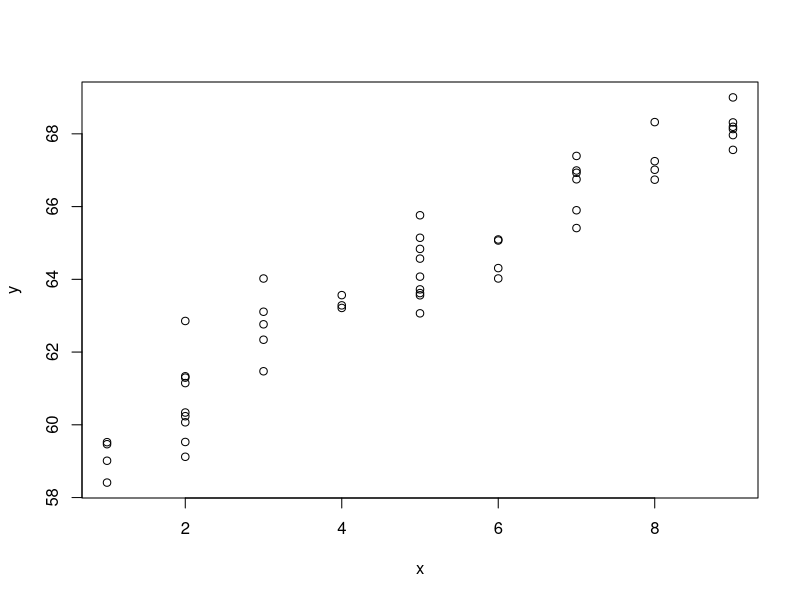
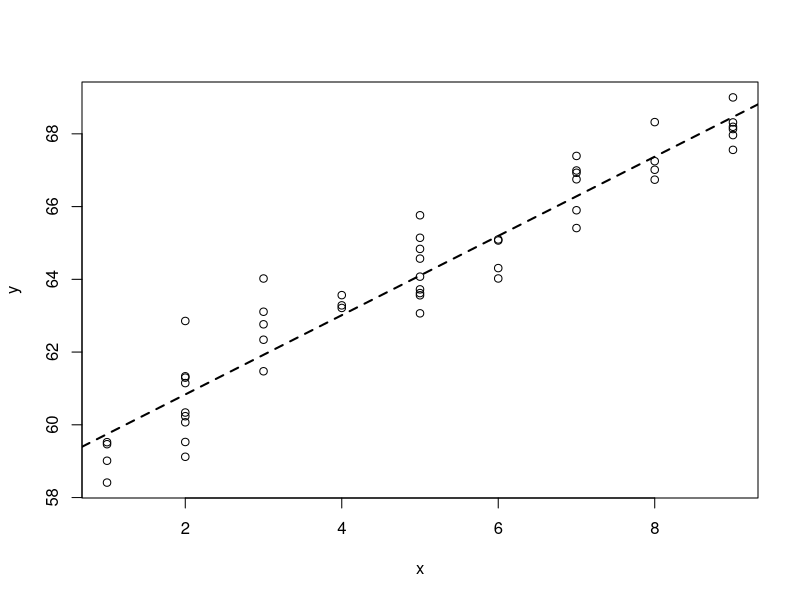
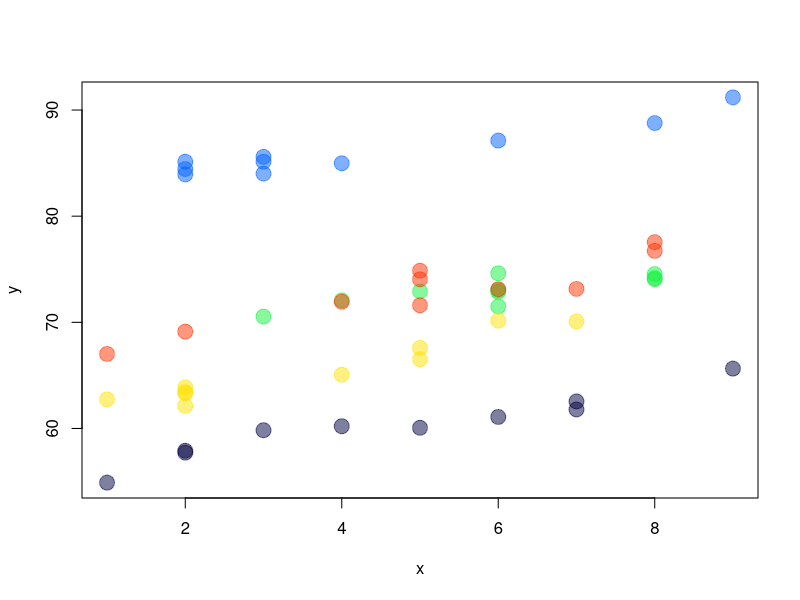
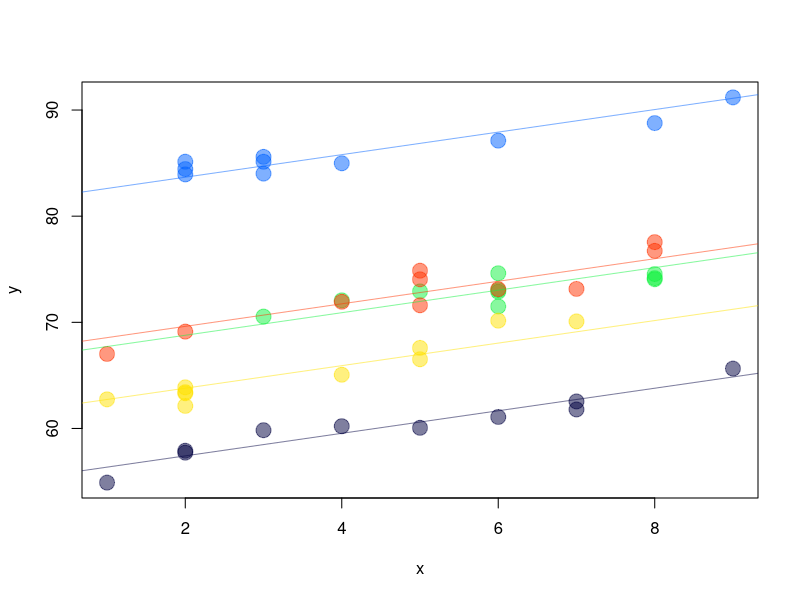
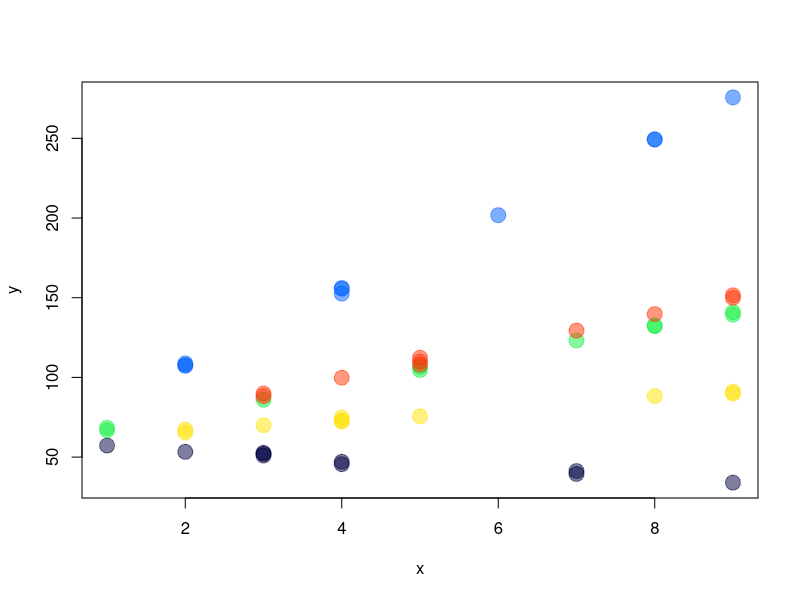
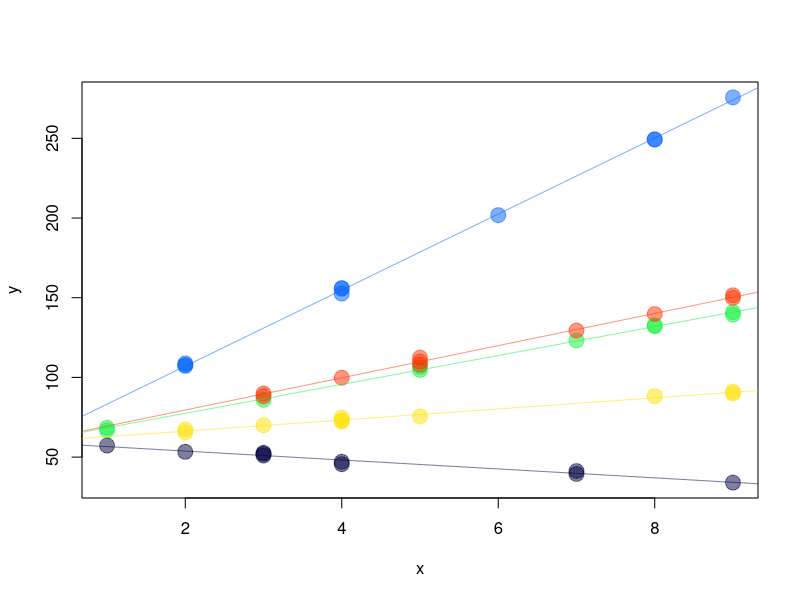
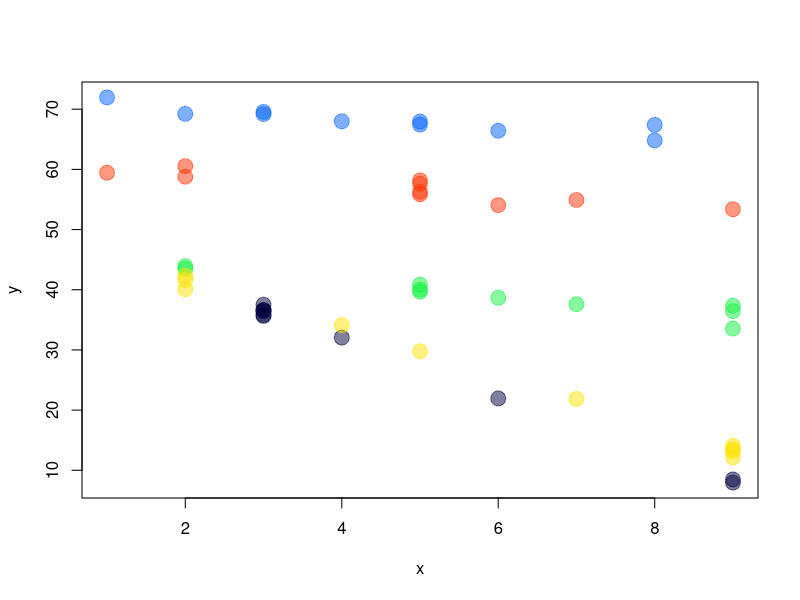
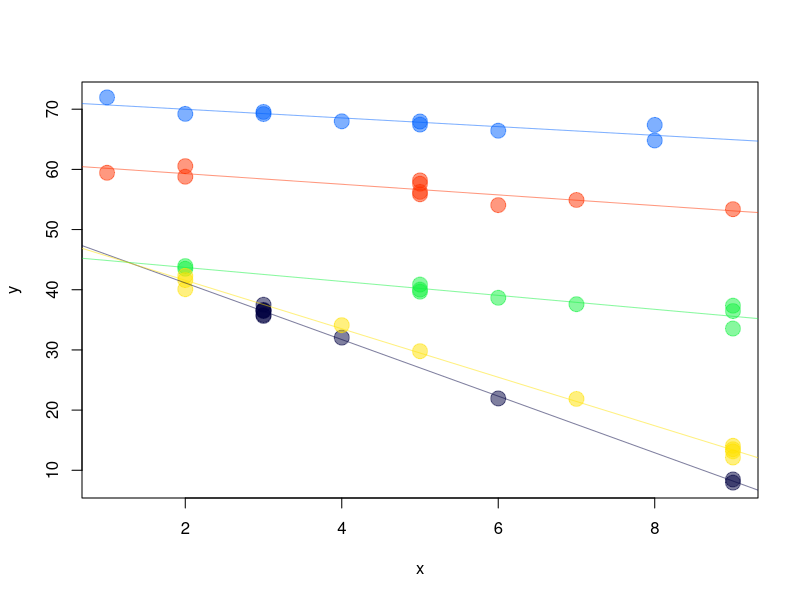

Generate these figures, in order, with R:
## ---- chunk 1
knitr::opts_chunk$set(echo = TRUE, fig.width=6, fig.height=5)
## ---- chunk 2
n <- 50
x <- sample(1:9, size=n, replace=TRUE) # Uniforme discreta [1, 9]
sig <- 1
media <- 59 + 1 * x
y <- rnorm(n=n, mean=media, sd=sig)
## ---- chunk 3
plot(y ~ x)
## ---- chunk 4
mod1 <- lm(y ~ x)
c(mod1$coef, sigma=summary(mod1)$sigma)
## ---- chunk 5
plot(y ~ x)
abline(mod1, lty='dashed', lwd=2)
## ---- chunk 6
sig <- 1
sd_b0 <- 10
ng <- 5        # número de grupos
ni <- 10       # número de obs por grupo
n <- ng * ni   # número de obs total
grupo <- rep(1:5, each=ni) # Variable de agrupación
x <- sample(1:9, size=n, replace=TRUE)
b0 <- rnorm(n=ng, mean=0, sd=sd_b0)  # Vector con los cinco b0
b0_rep <- rep(b0, each=ni)           # Vector con los b0 repetidos
media <- 59 + 1 * x + b0_rep
y <- rnorm(n=n, mean=media, sd=sig)
dt <- data.frame(grupo=grupo, x=x, b0_rep, y=y)
## ---- chunk 7
dt[1:15, ]
## ---- chunk 8
colores <- c("#00004080", "#0063FF80", "#13F24080", "#FFE20180", "#FF330080")
with(dt, plot(y ~ x, pch=20, col=colores[dt$grupo], cex=3))
## ---- chunk 9
library(nlme)
mod2 <- lme(y ~ x, random = ~ 1 | grupo, data=dt)
summary(mod2)
## ---- chunk 10
fixef(mod2)
## ---- chunk 11
cbind(ranef(mod2), b0)
## ---- chunk 12
coef(mod2)
## ---- chunk 13
coef <- coef(mod2)
with(dt, plot(y ~ x, pch=20, col=colores[dt$grupo], cex=3))
for (i in 1:5) abline(a=coef[i, 1], b=coef[i, 2], col=colores[i])
## ---- chunk 14
sig <- 1
sd_b1 <- 5
ng <- 5
ni <- 10
n <- ng * ni
grupo <- rep(1:5, each=ni)
n <- ng * ni
x <- sample(1:9, size=n, replace=TRUE)
b1 <- rnorm(n=ng, mean=0, sd=sd_b0)
b1_rep <- rep(b0, each=ni)
media <- 59 + 1 * x + b1_rep * x
y <- rnorm(n=n, mean=media, sd=sig)
dt <- data.frame(grupo=grupo, x=x, b1_rep, y=y)
## ---- chunk 15
dt[1:15, ]
## ---- chunk 16
with(dt, plot(y ~ x, pch=20, col=colores[dt$grupo], cex=3))
## ---- chunk 17
mod3 <- lme(y ~ x, random = ~ -1 + x | grupo, data=dt)
summary(mod3)
## ---- chunk 18
fixef(mod3)
## ---- chunk 19
cbind(ranef(mod3), b1)
## ---- chunk 20
coef(mod3)
## ---- chunk 21
coef <- coef(mod3)
with(dt, plot(y ~ x, pch=20, col=colores[dt$grupo], cex=3))
for (i in 1:5) abline(a=coef[i, 1], b=coef[i, 2], col=colores[i])
## ---- chunk 22
ng <- 5
ni <- 10
n <- ng * ni
sig <- 1
sd_b0 <- 9     # Matriz de covarianzas de los efectos aleatorios
sd_b1 <- 4
sd_b0b1 <- -2
library(MASS)
mu <- c(0, 0)
Sigma <- matrix(c(sd_b0^2, sd_b0b1, sd_b0b1, sd_b1^2), ncol=2)
b <- mvrnorm(n=ng, mu=mu, Sigma=Sigma)
b_rep <- b[rep(1:nrow(b), each=ni), ]
grupo <- rep(1:5, each=ni)
x <- sample(1:9, size=n, replace=TRUE)
media <- 59 + 1 * x + b_rep[, 1] + b_rep[, 2] * x
y <- rnorm(n=n, mean=media, sd=sig)
dt <- data.frame(grupo=grupo, x=x, b0=b_rep[, 1], b1=b_rep[, 2], y=y)
## ---- chunk 23
dt[1:15, ]
## ---- chunk 24
with(dt, plot(y ~ x, pch=20, col=colores[dt$grupo], cex=3))
## ---- chunk 25
mod4 <- lme(y ~ x, random = ~ 1 + x | grupo, data=dt)
summary(mod4)
## ---- chunk 26
coef <- coef(mod4)
with(dt, plot(y ~ x, pch=20, col=colores[dt$grupo], cex=3))
for (i in 1:5) abline(a=coef[i, 1], b=coef[i, 2], col=colores[i])
